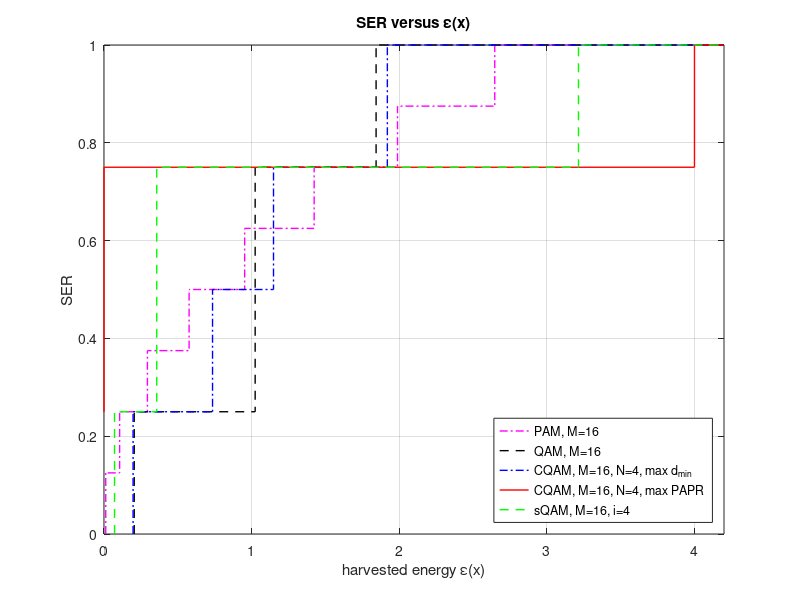

Recreate this plot in MATLAB.
Es=1;
M=16;

%16-PAM
Eg=(3*Es)/(M^2-1);
%energy levels for PAM
e_p1=((15)*sqrt(Eg))^2;
e_p2=((13)*sqrt(Eg))^2;
e_p3=((11)*sqrt(Eg))^2;
e_p4=((9)*sqrt(Eg))^2;
e_p5=((7)*sqrt(Eg))^2;
e_p6=((5)*sqrt(Eg))^2;
e_p7=((3)*sqrt(Eg))^2;
e_p8=((1)*sqrt(Eg))^2;
e_pam=[e_p8, e_p8, e_p7, e_p7, e_p6, e_p6, e_p5, e_p5, e_p4, e_p4, e_p3, e_p3, e_p2, e_p2,... 
    e_p1, e_p1, 4, 4.2]; %range of ε(x) 
SER_pam=[0, 0.125, 0.125, 0.25, 0.25, 0.375, 0.375, 0.5, 0.5, 0.625, 0.625, 0.75, 0.75,...
    0.875, 0.875, 1, 1, 1]; %values of SER

plot(e_pam, SER_pam, 'm-.', 'LineWidth', 1); 
hold on

%16-QAM
%energy levels for QAM
e_q1=0.2048;
e_q2=1.024;
e_q4=1.8432;
e_qam=[e_q1, e_q1, e_q2, e_q2, e_q4, e_q4, 4, 4.2]; %range of ε(x)
SER_qam=[0, 0.25,0.25, 0.75, 0.75, 1, 1, 1]; %values of SER

plot(e_qam, SER_qam, 'k--', 'LineWidth', 1); 


%16-CQAM, max dmin
dmin_i=0.62772;
%energy levels for CQAM, max dmin
e_d1=(dmin_i^2)/2;
e_d2=(dmin_i^2)*((1+sqrt(3))/2)^2;
e_d3=(dmin_i^2)*((2+sqrt(2))/2)^2;
e_d4=4-5.2802*(dmin_i^2); 

e_cqam_dmin=[ e_d1, e_d1, e_d2, e_d2, e_d3, e_d3, e_d4 , e_d4, 4, 4.2]; %range of ε(x)
SER_cqam_dmin=[ 0, 0.25, 0.25, 0.5, 0.5, 0.75, 0.75, 1, 1, 1]; %values of SER

plot(e_cqam_dmin, SER_cqam_dmin, 'b-.', 'LineWidth', 1); 

%16-CQAM, max PAPR
e_cqam_PAPR=[0, 0, 4, 4, 4.2]; %range of ε(x)
SER_cqam_PAPR=[0.25, 0.75, 0.75, 1, 1]; %values of SER

plot(e_cqam_PAPR, SER_cqam_PAPR, 'r', 'LineWidth', 1); 

%16-sQAM, i=4 spiked symbols
dmin_ii=0.378;
%energy levels for sQAM
e_s1=(dmin_ii^2)/2;
e_s2=2.5*dmin_ii^2;
e_s4=4-5.5*dmin_ii^2;
e_sqam=[e_s1, e_s1, e_s2, e_s2, e_s4, e_s4, 4, 4.2]; %range of ε(x)
SER_sqam=[0, 0.25,0.25, 0.75, 0.75, 1, 1, 1]; %values of SER

plot(e_sqam, SER_sqam, 'g--', 'LineWidth', 1); 


xlim([0 4.2])
ylim([0 1])
xlabel('harvested energy ε(x)')
ylabel('SER')
title('SER versus ε(x)')
legend({'PAM, M=16','QAM, M=16', 'CQAM, M=16, N=4, max d_{min}',...
    'CQAM, M=16, N=4, max PAPR','sQAM, M=16, i=4'}, 'Location','southeast')
grid on;
hold off

%saveas(gcf,'SER_energy.pdf')
